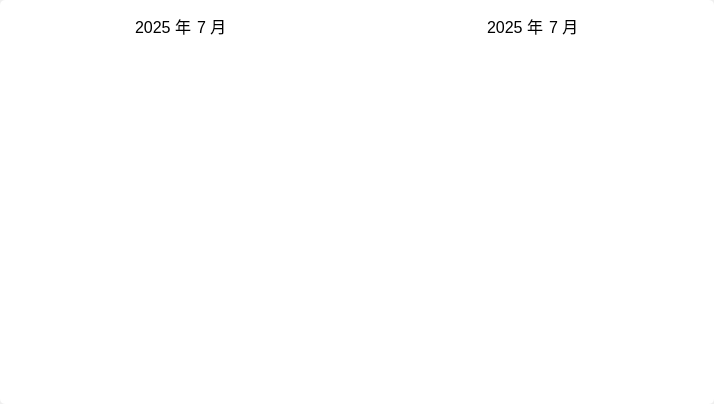
<?xml version="1.0" encoding="UTF-8"?>
<ui version="4.0">
 <class>DualCalendarWidgetClass</class>
 <widget class="QWidget" name="DualCalendarWidgetClass">
  <property name="geometry">
   <rect>
    <x>0</x>
    <y>0</y>
    <width>714</width>
    <height>404</height>
   </rect>
  </property>
  <property name="windowTitle">
   <string>DualCalendarWidget</string>
  </property>
  <property name="styleSheet">
   <string notr="true">#container
{
	background-color:white;
	border-radius:5px;
}

#navigation_bar QPushButton{
	border:none;
	width:24;
	height:14px;
}

#prevYearBtn{
	icon: url(:/Resource/icons/d-arrow-left.svg);
}

#prevYearBtn:hover{
	icon: url(:/Resource/icons/d-arrow-left-hover.svg);
}

#prevMonthBtn{
	icon: url(:/Resource/icons/arrow-left.svg);
}

#prevMonthBtn:hover{
	icon: url(:/Resource/icons/arrow-left-hover.svg);
}

#nextYearBtn{
	icon: url(:/Resource/icons/d-arrow-right.svg);
}

#nextYearBtn:hover{
	icon: url(:/Resource/icons/d-arrow-right-hover.svg);
}

#nextMonthBtn{
	icon: url(:/Resource/icons/arrow-right.svg);
}

#nextMonthBtn:hover{
	icon: url(:/Resource/icons/arrow-right-hover.svg);
}

#yearLab:hover,#monthLab:hover,#yearLab_2:hover,#monthLab_2:hover{
	color:#409eff;
}</string>
  </property>
  <layout class="QVBoxLayout" name="verticalLayout">
   <property name="leftMargin">
    <number>0</number>
   </property>
   <property name="topMargin">
    <number>0</number>
   </property>
   <property name="rightMargin">
    <number>0</number>
   </property>
   <property name="bottomMargin">
    <number>0</number>
   </property>
   <item>
    <widget class="QWidget" name="container" native="true">
     <layout class="QVBoxLayout" name="verticalLayout_2">
      <item>
       <widget class="QWidget" name="navigation_bar" native="true">
        <property name="minimumSize">
         <size>
          <width>0</width>
          <height>30</height>
         </size>
        </property>
        <property name="maximumSize">
         <size>
          <width>16777215</width>
          <height>30</height>
         </size>
        </property>
        <layout class="QHBoxLayout" name="horizontalLayout">
         <property name="leftMargin">
          <number>0</number>
         </property>
         <property name="topMargin">
          <number>0</number>
         </property>
         <property name="rightMargin">
          <number>0</number>
         </property>
         <property name="bottomMargin">
          <number>0</number>
         </property>
         <item>
          <widget class="QWidget" name="widget_3" native="true">
           <layout class="QHBoxLayout" name="horizontalLayout_2" stretch="0,0,1,0,0,2">
            <property name="leftMargin">
             <number>0</number>
            </property>
            <property name="topMargin">
             <number>0</number>
            </property>
            <property name="rightMargin">
             <number>0</number>
            </property>
            <property name="bottomMargin">
             <number>0</number>
            </property>
            <item>
             <widget class="QPushButton" name="prevYearBtn">
              <property name="text">
               <string/>
              </property>
             </widget>
            </item>
            <item>
             <widget class="QPushButton" name="prevMonthBtn">
              <property name="text">
               <string/>
              </property>
             </widget>
            </item>
            <item>
             <spacer name="horizontalSpacer">
              <property name="orientation">
               <enum>Qt::Orientation::Horizontal</enum>
              </property>
              <property name="sizeHint" stdset="0">
               <size>
                <width>54</width>
                <height>9</height>
               </size>
              </property>
             </spacer>
            </item>
            <item>
             <widget class="QLabel" name="yearLab">
              <property name="font">
               <font>
                <pointsize>12</pointsize>
               </font>
              </property>
              <property name="text">
               <string>2025 年</string>
              </property>
             </widget>
            </item>
            <item>
             <widget class="QLabel" name="monthLab">
              <property name="font">
               <font>
                <pointsize>12</pointsize>
               </font>
              </property>
              <property name="text">
               <string>7 月</string>
              </property>
             </widget>
            </item>
            <item>
             <spacer name="horizontalSpacer_2">
              <property name="orientation">
               <enum>Qt::Orientation::Horizontal</enum>
              </property>
              <property name="sizeHint" stdset="0">
               <size>
                <width>111</width>
                <height>9</height>
               </size>
              </property>
             </spacer>
            </item>
           </layout>
          </widget>
         </item>
         <item>
          <widget class="QWidget" name="widget_4" native="true">
           <property name="minimumSize">
            <size>
             <width>250</width>
             <height>0</height>
            </size>
           </property>
           <layout class="QHBoxLayout" name="horizontalLayout_3" stretch="2,0,0,1,0,0">
            <property name="leftMargin">
             <number>0</number>
            </property>
            <property name="topMargin">
             <number>0</number>
            </property>
            <property name="rightMargin">
             <number>0</number>
            </property>
            <property name="bottomMargin">
             <number>0</number>
            </property>
            <item>
             <spacer name="horizontalSpacer_4">
              <property name="orientation">
               <enum>Qt::Orientation::Horizontal</enum>
              </property>
              <property name="sizeHint" stdset="0">
               <size>
                <width>111</width>
                <height>9</height>
               </size>
              </property>
             </spacer>
            </item>
            <item>
             <widget class="QLabel" name="yearLab_2">
              <property name="font">
               <font>
                <pointsize>12</pointsize>
               </font>
              </property>
              <property name="text">
               <string>2025 年</string>
              </property>
             </widget>
            </item>
            <item>
             <widget class="QLabel" name="monthLab_2">
              <property name="font">
               <font>
                <pointsize>12</pointsize>
               </font>
              </property>
              <property name="text">
               <string>7 月</string>
              </property>
             </widget>
            </item>
            <item>
             <spacer name="horizontalSpacer_3">
              <property name="orientation">
               <enum>Qt::Orientation::Horizontal</enum>
              </property>
              <property name="sizeHint" stdset="0">
               <size>
                <width>54</width>
                <height>9</height>
               </size>
              </property>
             </spacer>
            </item>
            <item>
             <widget class="QPushButton" name="nextMonthBtn">
              <property name="text">
               <string/>
              </property>
             </widget>
            </item>
            <item>
             <widget class="QPushButton" name="nextYearBtn">
              <property name="text">
               <string/>
              </property>
             </widget>
            </item>
           </layout>
          </widget>
         </item>
        </layout>
       </widget>
      </item>
      <item>
       <spacer name="verticalSpacer">
        <property name="orientation">
         <enum>Qt::Orientation::Vertical</enum>
        </property>
        <property name="sizeHint" stdset="0">
         <size>
          <width>20</width>
          <height>40</height>
         </size>
        </property>
       </spacer>
      </item>
     </layout>
    </widget>
   </item>
  </layout>
 </widget>
 <layoutdefault spacing="6" margin="11"/>
 <resources>
  <include location="Resource.qrc"/>
 </resources>
 <connections/>
</ui>
